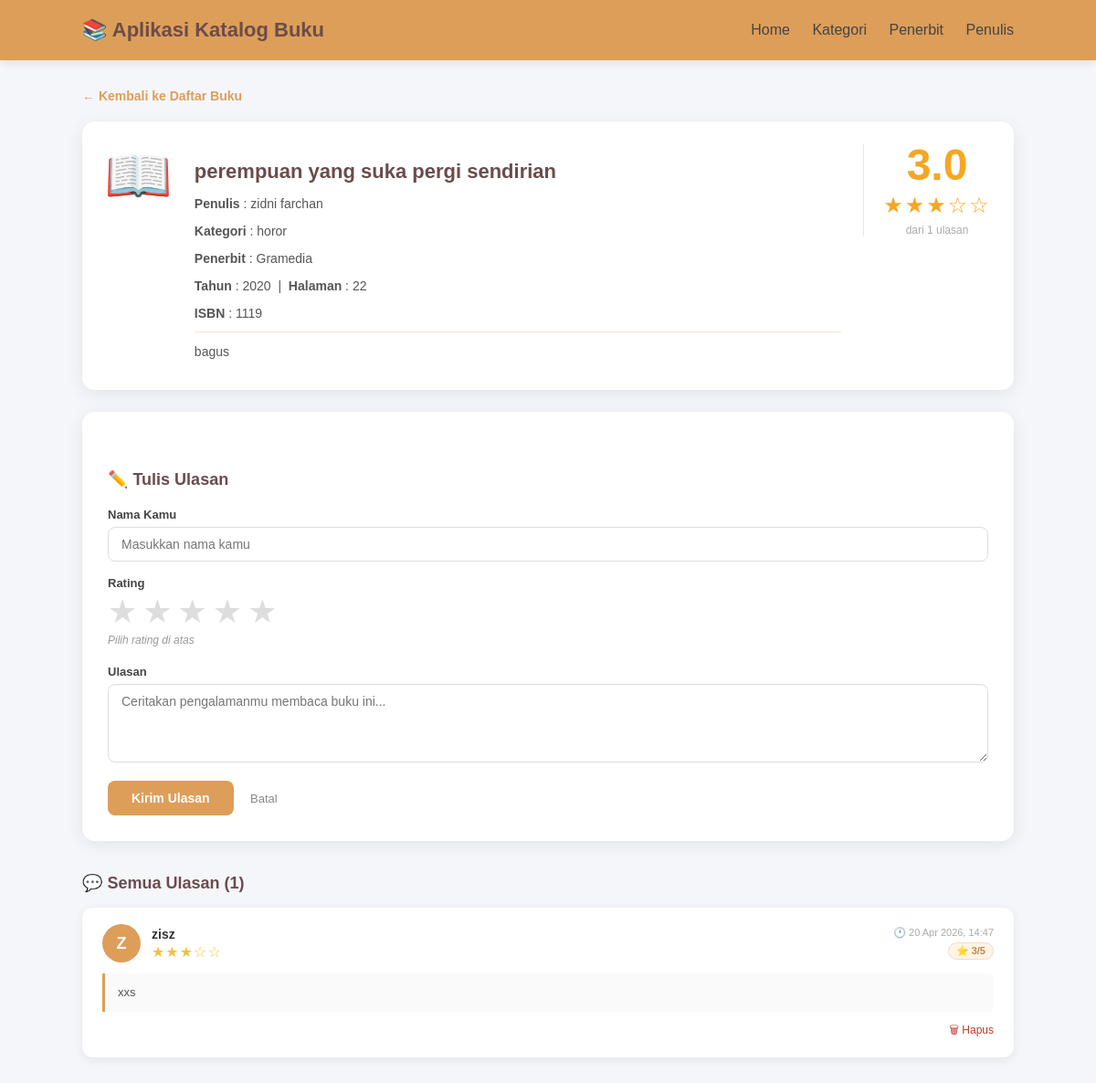
Screenshot of /ulasan.php?id_buku=17 with the database file from the repository.
### tables this page shows
CREATE TABLE `buku` (
  `id_buku` int(11) UNSIGNED NOT NULL,
  `judul` varchar(100) NOT NULL,
  `isbn` varchar(50) NOT NULL,
  `tahun_terbit` varchar(4) NOT NULL,
  `halaman` int(5) NOT NULL,
  `ringkasan` text NOT NULL,
  `id_penulis` int(10) NOT NULL,
  `id_kategori` int(10) NOT NULL,
  `id_penerbit` int(10) NOT NULL
);

CREATE TABLE `penulis` (
  `id_penulis` int(10) NOT NULL,
  `nama_penulis` varchar(100) NOT NULL,
  `biodata` text NOT NULL
);

CREATE TABLE `kategori` (
  `id_kategori` int(10) NOT NULL,
  `nama_kategori` varchar(50) NOT NULL
);

CREATE TABLE `penerbit` (
  `id_penerbit` int(10) NOT NULL,
  `nama_penerbit` varchar(50) NOT NULL,
  `alamat` text NOT NULL
);

CREATE TABLE `ulasan` (
  `id_ulasan` int(11) NOT NULL,
  `id_buku` int(11) NOT NULL,
  `nama_reviewer` varchar(100) NOT NULL,
  `rating` tinyint(1) NOT NULL,
  `ulasan` text NOT NULL,
  `created_at` datetime NOT NULL DEFAULT current_timestamp()
);

### ulasan.php (the view, shortened to what this page needs)
<?php
require_once("dbConnection.php");
$id_buku = (int)$_GET['id_buku'];
$qBuku = mysqli_query($mysqli,
    "SELECT buku.*, penulis.nama_penulis, kategori.nama_kategori, penerbit.nama_penerbit,
            ROUND(AVG(u.rating),1) AS avg_rating,
            COUNT(u.id_ulasan)     AS jml_ulasan
     FROM buku
     LEFT JOIN penulis   ON buku.id_penulis   = penulis.id_penulis
     LEFT JOIN kategori  ON buku.id_kategori  = kategori.id_kategori
     LEFT JOIN penerbit  ON buku.id_penerbit  = penerbit.id_penerbit
     LEFT JOIN ulasan u  ON buku.id_buku      = u.id_buku
     WHERE buku.id_buku = $id_buku
     GROUP BY buku.id_buku"
);
$buku = mysqli_fetch_assoc($qBuku);
$qUlasan = mysqli_query($mysqli,
    "SELECT * FROM ulasan WHERE id_buku = $id_buku ORDER BY created_at DESC"
);
?>
<!DOCTYPE html>
<html>
<head>
    <link rel="stylesheet" href="style.css">
</head>
<body>
<nav class="navbar">
    <div class="nav-container">
        <div class="logo">📚 Aplikasi Katalog Buku</div>
        <div class="menu">
            <a href="index.php">Home</a>
            <a href="kategori">Kategori</a>
            <a href="penerbit">Penerbit</a>
            <a href="penulis">Penulis</a>
        </div>
    </div>
</nav>
<div class="ulasan-wrap">
    <a href="index.php" class="back-link">← Kembali ke Daftar Buku</a>
    <div class="book-detail-card">
        <div class="book-cover-icon">📖</div>
        <div class="book-meta">
            <h2><?= htmlspecialchars($buku['judul']) ?></h2>
            <p><strong>Penulis</strong> : <?= htmlspecialchars($buku['nama_penulis']) ?></p>
            <p><strong>Kategori</strong> : <?= htmlspecialchars($buku['nama_kategori']) ?></p>
            <p><strong>Penerbit</strong> : <?= htmlspecialchars($buku['nama_penerbit']) ?></p>
            <p><strong>Tahun</strong> : <?= $buku['tahun_terbit'] ?> &nbsp;|&nbsp; <strong>Halaman</strong> : <?= $buku['halaman'] ?></p>
            <p><strong>ISBN</strong> : <?= htmlspecialchars($buku['isbn']) ?></p>
            <p class="ringkasan-text"><?= nl2br(htmlspecialchars($buku['ringkasan'])) ?></p>
        </div>
        <div class="rating-agg-box">
            <?php if ($buku['avg_rating'] > 0): ?>
                <div class="rating-big-num"><?= number_format($buku['avg_rating'],1) ?></div>
                <div class="rating-big-stars">
                    <?php for($s=1;$s<=5;$s++) echo ($s<=round($buku['avg_rating']))?'★':'☆'; ?>
                </div>
                <div class="rating-big-count">dari <?= $buku['jml_ulasan'] ?> ulasan</div>
            <?php else: ?>
                <div class="rating-empty-msg">Belum ada rating.<br>Jadilah yang pertama!</div>
            <?php endif; ?>
        </div>
    </div>
    <div class="ulasan-form-wrap">
        <h3>✏️ Tulis Ulasan</h3>
        <form method="post" action="ulasanAction.php">
            <div class="u-form-group">
                <label>Nama Kamu</label>
                <input type="text" name="nama_reviewer" placeholder="Masukkan nama kamu" required>
            </div>
            <div class="u-form-group">
                <label>Rating</label>
                <div class="star-picker" id="starPicker">
                    <span onclick="setStar(1)">★</span>
                    <span onclick="setStar(2)">★</span>
                    <span onclick="setStar(3)">★</span>
                    <span onclick="setStar(4)">★</span>
                    <span onclick="setStar(5)">★</span>
                </div>
                <div class="star-desc" id="starDesc">Pilih rating di atas</div>
            </div>
            <div class="u-form-group">
                <label>Ulasan</label>
                <textarea name="ulasan" rows="4" placeholder="Ceritakan pengalamanmu membaca buku ini..." required></textarea>
            </div>
            <button type="submit" name="submit_ulasan" class="btn-kirim">Kirim Ulasan</button>
            <a href="index.php" class="btn-batal">Batal</a>
        </form>
    </div>
    <div class="ulasan-list-wrap">
        <h3>💬 Semua Ulasan (<?= mysqli_num_rows($qUlasan) ?>)</h3>
        <?php while ($u = mysqli_fetch_assoc($qUlasan)):
            $rv = (int)$u['rating'];
        ?>
        <div class="ulasan-card">
            <div class="ulasan-card-header">
                <div class="u-avatar"><?= strtoupper(substr($u['nama_reviewer'],0,1)) ?></div>
                <div class="u-info">
                    <strong><?= htmlspecialchars($u['nama_reviewer']) ?></strong>
                    <div class="u-stars star-<?= $rv ?>">
                        <?php for($s=1;$s<=5;$s++) echo ($s<=$rv)?'★':'☆'; ?>
                    </div>
                </div>
                <div class="u-right">
                    <span class="u-time">🕐 <?= date('d M Y, H:i', strtotime($u['created_at'])) ?></span>
                    <span class="u-badge">⭐ <?= $rv ?>/5</span>
                </div>
            </div>
            <div class="ulasan-isi"><?= nl2br(htmlspecialchars($u['ulasan'])) ?></div>
            <div class="ulasan-card-footer">
                <a href="#" class="btn-hapus-u" onclick="konfirmasiHapus(<?= $u['id_ulasan'] ?>, <?= $id_buku ?>); return false;">🗑 Hapus</a>
            </div>
        </div>
        <?php endwhile; ?>
    </div>
</div>
</body>
</html>

### style.css (style rules this page uses)
body { font-family: 'Poppins', Arial, Helvetica, sans-serif; background: #f5f6fa; margin: 0; }
.navbar { background: #DD9E59; padding: 20px 0; box-shadow: 0 2px 10px rgba(0,0,0,0.1); position: sticky; top: 0; z-index: 10; }
.nav-container { width: 85%; margin: auto; display: flex; justify-content: space-between; align-items: center; }
.logo { font-size: 22px; font-weight: 600; color: #6a4c4c; }
.menu a { margin-left: 20px; text-decoration: none; color: #444; font-weight: 500; transition: 0.3s; }
h3 { text-align: center; margin-top: 35px; color: #2e2e2e; font-size: 26px; }
.ulasan-wrap { width:85%; margin:30px auto 50px auto; }
.back-link { display:inline-block; margin-bottom:16px; color:#DD9E59; font-weight:600; text-decoration:none; font-size:14px; }
.book-detail-card { background:white; border-radius:14px; padding:24px; margin-bottom:24px; box-shadow:0 4px 18px rgba(0,0,0,0.08); display:flex; gap:24px; align-items:flex-start; }
.book-cover-icon { font-size:56px; flex-shrink:0; }
.book-meta h2 { color:#6a4c4c; font-size:20px; margin-bottom:8px; }
.book-meta p { font-size:13px; color:#555; margin-bottom:4px; }
.ringkasan-text { margin-top:10px; font-size:13px; color:#666; line-height:1.7; border-top:1px solid #f0e8d8; padding-top:10px; }
.rating-agg-box { text-align:center; min-width:110px; border-left:1px solid #f0e8d8; padding-left:20px; }
.rating-big-num { font-size:44px; font-weight:700; color:#f5a623; line-height:1; }
.rating-big-stars { font-size:22px; color:#f5a623; letter-spacing:2px; margin:4px 0; }
.rating-big-count { font-size:12px; color:#aaa; }
.ulasan-form-wrap { background:white; border-radius:14px; padding:24px; margin-bottom:24px; box-shadow:0 4px 18px rgba(0,0,0,0.08); }
.ulasan-form-wrap h3 { color:#6a4c4c; margin-bottom:18px; font-size:17px; }
.u-form-group { margin-bottom:16px; }
.u-form-group label { display:block; margin-bottom:6px; font-weight:600; font-size:13px; color:#444; }
.u-form-group input[type="text"], .u-form-group textarea { width:100%; padding:9px 12px; border:1px solid #ddd; border-radius:8px; font-size:13px; font-family:inherit; transition:.2s; }
.star-picker { display:flex; gap:6px; margin-bottom:6px; }
.star-picker span { font-size:34px; color:#ddd; cursor:pointer; transition:color .12s, transform .12s; line-height:1; }
.star-desc { font-size:12px; color:#999; font-style:italic; min-height:18px; }
.btn-kirim { background:#DD9E59; color:white; border:none; padding:10px 22px; border-radius:8px; font-size:14px; font-weight:600; cursor:pointer; transition:.2s; }
.btn-batal { margin-left:12px; color:#888; font-size:13px; text-decoration:none; font-weight:500; }
.ulasan-list-wrap h3 { color:#6a4c4c; margin-bottom:16px; font-size:17px; }
.ulasan-card { background:white; border-radius:12px; padding:16px 20px; margin-bottom:12px; box-shadow:0 3px 12px rgba(0,0,0,0.07); transition:.2s; }
.ulasan-card-header { display:flex; align-items:center; gap:12px; margin-bottom:12px; flex-wrap:wrap; }
.u-avatar { width:40px; height:40px; border-radius:50%; background:#DD9E59; color:white; font-size:16px; font-weight:700; display:flex; align-items:center; justify-content:center; flex-shrink:0; }
.u-info { flex:1; }
.u-info strong { display:block; font-size:14px; color:#333; }
.u-stars { font-size:15px; letter-spacing:1px; margin-top:2px; }
.star-3 { color:#f0c040; }
.u-right { display:flex; flex-direction:column; align-items:flex-end; gap:4px; }
.u-time { font-size:11px; color:#aaa; }
.u-badge { background:#fff4e6; color:#c4854a; font-size:11px; font-weight:600; padding:2px 8px; border-radius:20px; border:1px solid #f0dcc8; }
.ulasan-isi { font-size:13px; color:#555; line-height:1.7; padding:10px 14px; background:#fafafa; border-left:3px solid #DD9E59; border-radius:0 6px 6px 0; margin-bottom:10px; }
.ulasan-card-footer { text-align:right; }
.btn-hapus-u { font-size:12px; color:#c0392b; text-decoration:none; font-weight:500; }

### rows the page displays
buku: judul "perempuan yang suka pergi sendirian", id_penulis.nama_penulis "zidni farchan", id_kategori.nama_kategori "horor", id_penerbit.nama_penerbit "Gramedia", tahun_terbit "2020", halaman "22", isbn "1119", ringkasan "bagus"
ulasan: nama_reviewer "Z", nama_reviewer "zisz", created_at "20 Apr 2026, 14:47", rating "3", ulasan "xxs"

### other values shown
$buku['avg_rating'] "3.0"
$buku['jml_ulasan'] "1"
mysqli_num_rows($qUlasan) "1"
